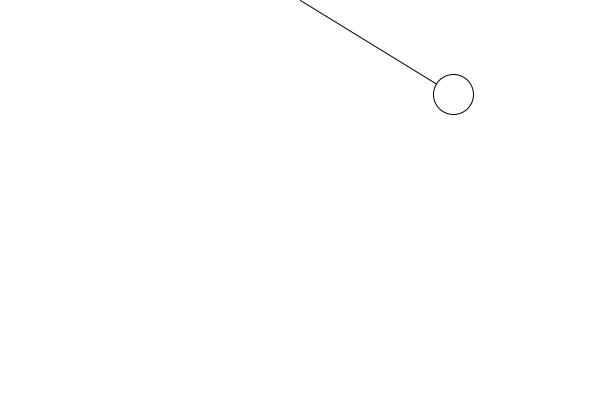
Frame 1 (no input)
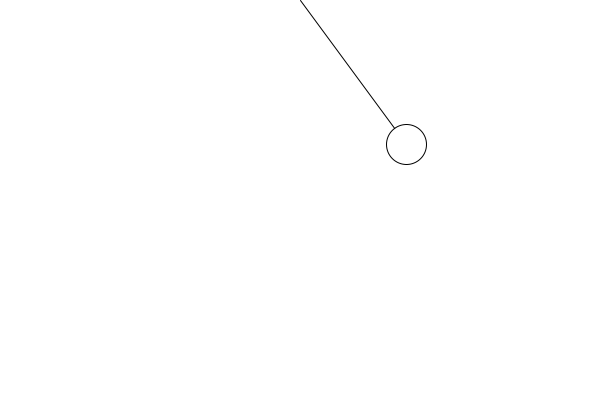
Frame 60 (the mouse pressed at the canvas centre just before this capture)
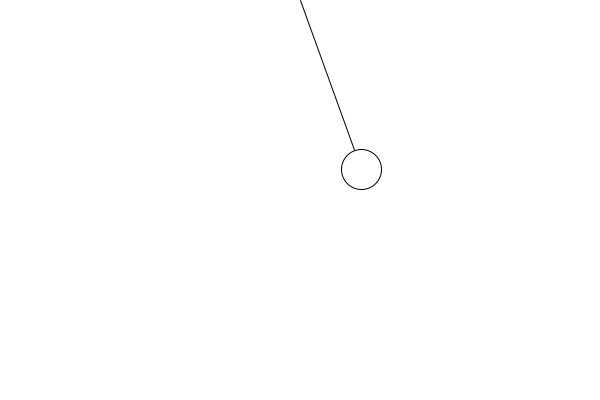
Frame 120 (the mouse held since frame 60 and released just before this capture)

The Processing sketch that drew these frames (run headless with seeded random() and noise(); from frame 60 on, the mouse is pressed at the canvas centre):

// Processing sketch: Week_12_Pendulum
// ── Week_12_Pendulum.pde
PVector origin;
PVector bob;

float length;
float angle = 45;

void setup() {
  size(600, 400);
  length = 180;
  origin = new PVector(width/2, 0);
  bob = new PVector(width/2, length);
}

void draw() {
  background(255);
  
  bob.x = origin.x + length*sin(angle);
  bob.y = origin.y + length*cos(angle);
  
  
  
  line(origin.x, origin.y, bob.x, bob.y);
  ellipse(bob.x, bob.y, 40, 40);
  
  angle += 0.1;
}
